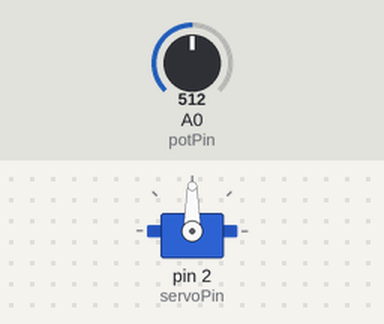
The sketch below on a simulated Arduino Uno, built with avr-gcc and run on an emulated ATmega328P. Parts: servo. The test bench sets the inputs (shaded band); at power-on: A0 (potPin) = 512. What the sketch prints to the serial monitor is not drawn.

Above: at 1.2 s.
1.3 s: A0 (potPin) set to 716
At 2.5 s:
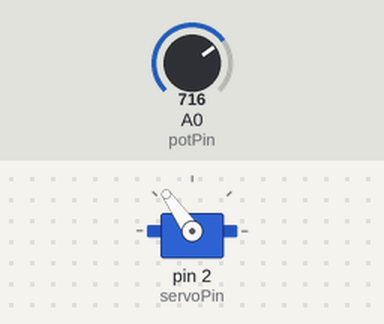
2.8 s: A0 (potPin) set to 900
At 3.7 s:
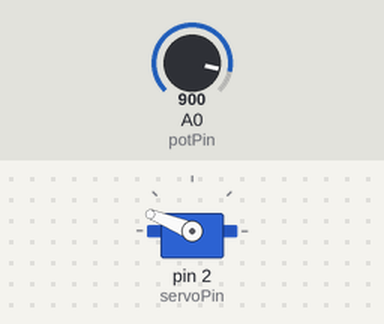
4.3 s: A0 (potPin) set to 1023
At 4.8 s:
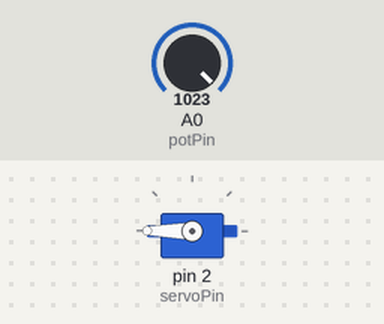
5.8 s: A0 (potPin) set to 306
At 7.0 s:
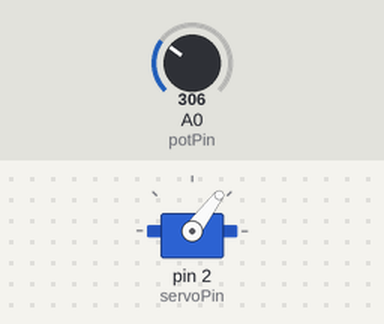
7.3 s: A0 (potPin) set to 122
At 8.3 s:
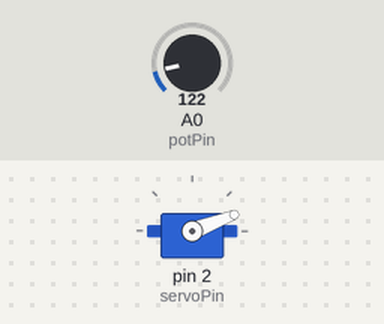
8.8 s: A0 (potPin) set to 0
At 9.3 s:
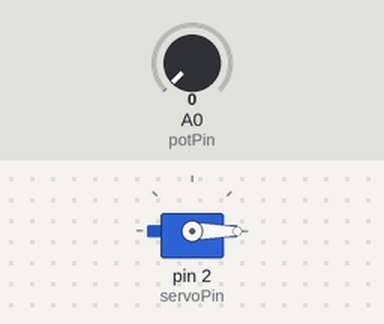
Timing chart, 0 to 11.3 s (numbered marks = the images above; inputs shaded):
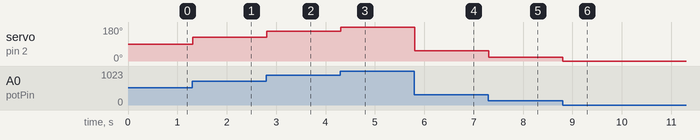

The sketch:

servo.ino
```cpp
#include "Servo.h"
Servo servo1;
int potPin = A0;
int servoPin = 2;

void setup() {
  servo1.attach(servoPin);
  Serial.begin(9600);
}

void loop() {
  int angle = analogRead(potPin);
  angle = map(angle,0,1023,0,180);
  Serial.println(angle);
  servo1.write(angle);
}
```

Measured:
- after the input at 1.3 s, servo on pin 2 (servoPin): 90° → 125° at once
- after the input at 2.8 s, servo on pin 2 (servoPin): 125° → 158° at once
- after the input at 4.3 s, servo on pin 2 (servoPin): 158° → 180° at once
- after the input at 5.8 s, servo on pin 2 (servoPin): 180° → 53° at once
- after the input at 7.3 s, servo on pin 2 (servoPin): 53° → 21° at once
- after the input at 8.8 s, servo on pin 2 (servoPin): 21° → 0° at once
